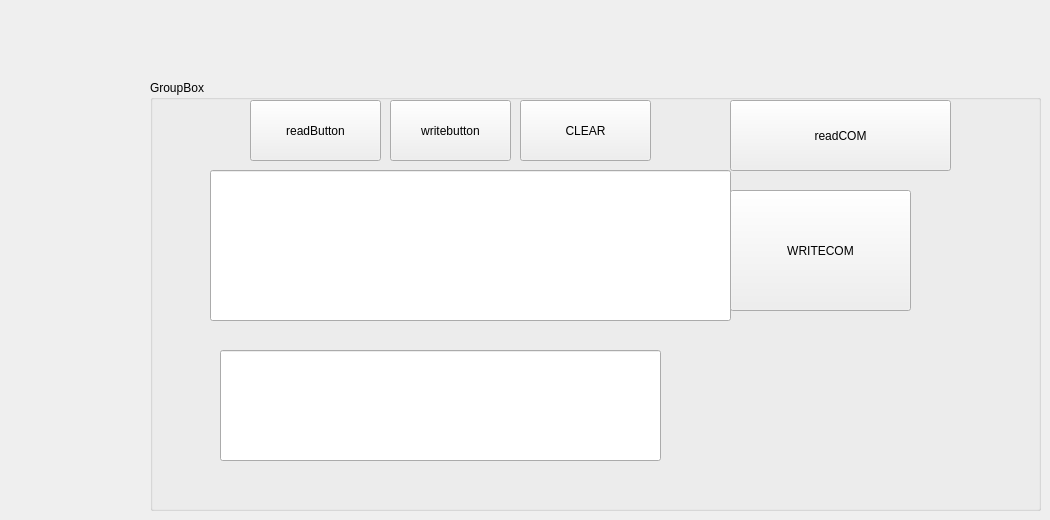
        <widget class="QWidget" name="tab_4">
         <attribute name="title">
          <string>页</string>
         </attribute>
         <widget class="QGroupBox" name="groupBox_30">
          <property name="geometry">
           <rect>
            <x>150</x>
            <y>80</y>
            <width>891</width>
            <height>431</height>
           </rect>
          </property>
          <property name="title">
           <string>GroupBox</string>
          </property>
          <widget class="QLineEdit" name="readlineEdit">
           <property name="geometry">
            <rect>
             <x>60</x>
             <y>90</y>
             <width>521</width>
             <height>151</height>
            </rect>
           </property>
          </widget>
          <widget class="QLineEdit" name="writelineEdit">
           <property name="geometry">
            <rect>
             <x>70</x>
             <y>270</y>
             <width>441</width>
             <height>111</height>
            </rect>
           </property>
          </widget>
          <widget class="QPushButton" name="readButton">
           <property name="geometry">
            <rect>
             <x>100</x>
             <y>20</y>
             <width>131</width>
             <height>61</height>
            </rect>
           </property>
           <property name="text">
            <string>readButton</string>
           </property>
          </widget>
          <widget class="QPushButton" name="writeButton">
           <property name="geometry">
            <rect>
             <x>240</x>
             <y>20</y>
             <width>121</width>
             <height>61</height>
            </rect>
           </property>
           <property name="text">
            <string>writebutton</string>
           </property>
          </widget>
          <widget class="QPushButton" name="clearButton">
           <property name="geometry">
            <rect>
             <x>370</x>
             <y>20</y>
             <width>131</width>
             <height>61</height>
            </rect>
           </property>
           <property name="text">
            <string>CLEAR</string>
           </property>
          </widget>
          <widget class="QPushButton" name="MainRfmRead">
           <property name="geometry">
            <rect>
             <x>580</x>
             <y>20</y>
             <width>221</width>
             <height>71</height>
            </rect>
           </property>
           <property name="text">
            <string>readCOM</string>
           </property>
          </widget>
          <widget class="QPushButton" name="WRITECOM">
           <property name="geometry">
            <rect>
             <x>580</x>
             <y>110</y>
             <width>181</width>
             <height>121</height>
            </rect>
           </property>
           <property name="text">
            <string>WRITECOM</string>
           </property>
          </widget>
         </widget>
        </widget>
